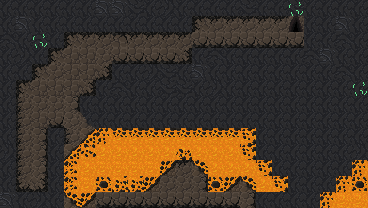

A 2D game scene composited from a Tiled map and its tileset images. What follows is a short description and the map's XML, with every tile layer's data as written:
An orthogonal 23x13 tile map with 16x16 px tiles, 2 tile layers (Tile Layer 1, Tile Layer 2), 3 tilesets and 5 objects (3x lava_blob, player_spawn, level_exit).

<map version="1.10" tiledversion="1.10.2" orientation="orthogonal" renderorder="right-down" width="23" height="13" tilewidth="16" tileheight="16" infinite="0" nextlayerid="10" nextobjectid="44">
 <tileset firstgid="1" source="Dungeon_Tileset_v2.tsx" />
 <tileset firstgid="101" source="cave_crawler.tsx" />
 <tileset firstgid="326" source="cave_crawler_v2.tsx" />
 <layer id="1" name="Tile Layer 1" width="23" height="13">
  <data encoding="csv">
3221225893,420,420,420,420,420,2684354980,421,1610613156,420,3221225892,420,420,420,3221225893,1610613156,420,420,1610613156,420,420,420,420,
420,420,421,420,420,420,420,420,420,420,2684354981,420,407,404,386,386,386,386,386,386,420,386,420,
2684354980,420,2684354980,420,407,404,404,1073742227,404,404,404,404,386,386,386,386,386,386,386,386,386,387,420,
420,3221225892,420,407,162,162,386,403,403,403,403,3221225879,420,2684354980,420,420,420,420,420,2684354980,420,420,420,
420,420,407,161,387,387,3221225879,420,420,3221225892,1610613156,420,3221225892,420,420,420,420,420,420,420,420,421,420,
2684354981,407,387,162,387,3221225879,420,2684354980,420,420,1610613156,1610613156,420,3221225892,420,420,0,0,0,0,420,420,420,
420,402,161,161,3221225879,420,420,420,420,0,0,0,0,0,0,0,0,420,0,0,0,0,420,
420,402,162,403,386,420,420,420,420,0,0,0,0,0,371,371,0,420,2684354980,0,0,0,420,
420,402,401,3221225893,402,372,372,372,372,371,371,371,371,371,371,371,0,0,420,0,0,0,420,
3221225892,402,401,420,371,371,371,371,371,371,371,371,371,371,371,371,371,0,0,0,0,420,3221225892,
420,402,161,161,371,371,372,372,372,372,372,0,371,371,371,371,371,371,0,420,420,420,372,
421,1610613143,3221225879,162,371,372,372,372,372,372,0,0,0,371,371,371,371,371,420,420,420,372,373,
3221225892,420,3221225892,420,371,372,0,0,0,0,0,0,0,0,403,403,371,420,420,420,372,373,373
</data>
 </layer>
 <layer id="5" name="Tile Layer 2" width="23" height="13">
  <data encoding="csv">
420,0,0,0,0,0,421,421,0,0,0,0,0,0,420,0,0,0,377,0,0,0,420,
0,421,420,0,0,0,0,0,0,0,420,0,0,0,404,404,404,404,391,420,420,421,0,
0,0,377,0,0,0,0,0,0,0,0,0,403,403,403,403,403,403,403,420,420,2684354980,0,
0,0,0,0,0,0,0,0,0,403,0,0,0,0,0,0,0,0,0,0,421,420,0,
0,0,0,0,0,0,0,0,0,0,0,0,421,0,0,484,0,0,420,0,0,2684354980,0,
420,0,0,0,0,0,0,0,0,0,0,0,0,0,0,0,420,420,420,420,0,0,377,
0,0,0,0,401,0,0,0,0,420,420,420,420,420,420,420,420,420,420,420,420,420,0,
0,0,0,0,386,433,0,0,0,420,420,420,420,420,420,420,420,0,420,420,420,420,0,
0,0,0,420,402,416,326,327,327,327,327,327,327,327,327,328,420,420,0,420,420,420,420,
0,0,0,420,416,1610613079,0,0,0,0,0,357,0,0,0,328,420,420,420,420,420,0,0,
0,0,401,420,341,0,0,0,0,0,432,404,431,0,0,0,328,420,420,0,0,0,326,
420,0,3221225879,420,341,0,342,358,358,432,386,386,401,342,432,431,0,328,0,0,0,326,342,
421,0,0,0,431,432,403,403,403,403,403,403,403,403,403,401,420,0,0,0,326,0,0
</data>
 </layer>
 <objectgroup id="2" name="Object Layer 1">
  <object id="1" name="player_spawn" x="33.4664" y="165.405">
   <point />
  </object>
  <object id="2" name="level_exit" x="291.562" y="29.3733">
   <point />
  </object>
  <object id="25" name="lava_blob" x="90.3779" y="163.932">
   <point />
  </object>
  <object id="27" name="lava_blob" x="76.3604" y="192.493">
   <point />
  </object>
  <object id="29" name="lava_blob" x="96.9636" y="187.475">
   <point />
  </object>
 </objectgroup>
</map>
